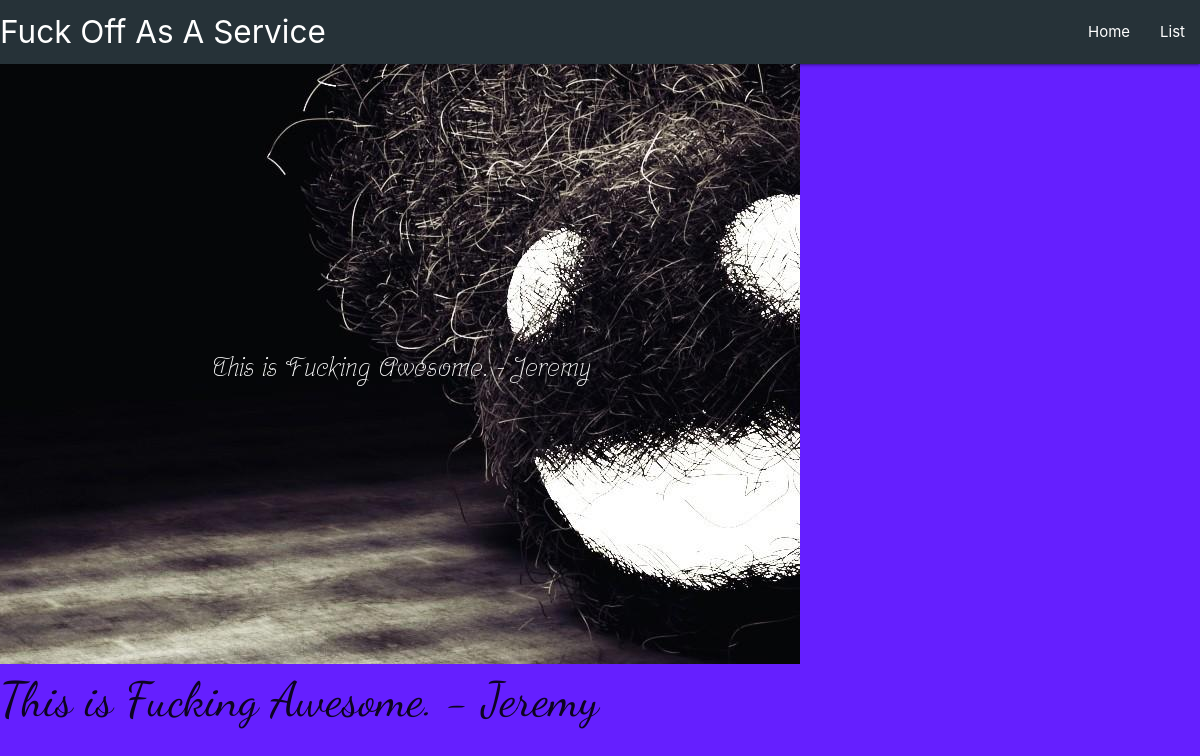
Page /FOAAS/detail/3 on the committed database.
### service/models.py (models this page shows, shortened)
class FOAAS(models.Model):
    box_1 = models.TextField(blank=True)
    box_2 = models.TextField(blank=True)
    box_3 = models.TextField(blank=True)
    foaas_message = models.TextField()
    message_url = models.URLField()
    image_url = models.URLField()

### service/views.py (the view)
# urls.py: path('FOAAS/detail/<int:pk>', views.FOAASDetailView.as_view(), name = 'FOAAS_detail'),
class FOAASDetailView(DetailView):
    template_name = 'FOAAS_detail.html'
    model = FOAAS

### service/templates/foaas_detail.html (shortened to what this page needs)
{% extends 'header.html' %}
{% load static %}
{% block content %}
<body style="background-color:#651fff;">
  <img src="{% static object.image_url %}">
  <div style="font-family: 'Dancing Script', cursive; font-size: 48px">{{ object.foaas_message }}</div>
</body>
{% endblock %}

### rows in the picture
FOAAS: image_url (picture), foaas_message "This is Fucking Awesome. - Jeremy"
